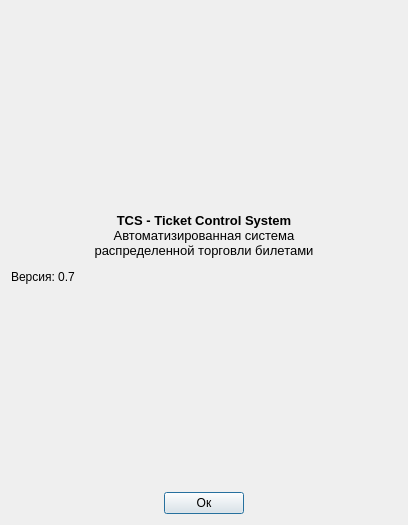
<?xml version="1.0" encoding="UTF-8"?>
<ui version="4.0">
 <class>CAboutDialog</class>
 <widget class="QDialog" name="CAboutDialog">
  <property name="geometry">
   <rect>
    <x>0</x>
    <y>0</y>
    <width>408</width>
    <height>525</height>
   </rect>
  </property>
  <property name="windowTitle">
   <string>О программе</string>
  </property>
  <layout class="QGridLayout" name="gridLayout">
   <item row="0" column="0">
    <widget class="QLabel" name="label">
     <property name="sizePolicy">
      <sizepolicy hsizetype="Expanding" vsizetype="Expanding">
       <horstretch>0</horstretch>
       <verstretch>0</verstretch>
      </sizepolicy>
     </property>
     <property name="text">
      <string>&lt;html&gt;&lt;head/&gt;&lt;body&gt;&lt;p align=&quot;center&quot;&gt;&lt;span style=&quot; font-size:10pt; font-weight:600;&quot;&gt;TCS - Ticket Control System&lt;br/&gt;&lt;/span&gt;&lt;span style=&quot; font-size:10pt;&quot;&gt;Автоматизированная система &lt;br/&gt;распределенной торговли билетами&lt;/span&gt;&lt;/p&gt;&lt;p&gt;&lt;img src=&quot;:/images/logo.jpg&quot;/&gt;&lt;/p&gt;&lt;p&gt;Версия: 0.7&lt;/p&gt;&lt;/body&gt;&lt;/html&gt;</string>
     </property>
    </widget>
   </item>
   <item row="1" column="0">
    <layout class="QHBoxLayout" name="horizontalLayout">
     <item>
      <spacer name="horizontalSpacer">
       <property name="orientation">
        <enum>Qt::Horizontal</enum>
       </property>
       <property name="sizeHint" stdset="0">
        <size>
         <width>40</width>
         <height>20</height>
        </size>
       </property>
      </spacer>
     </item>
     <item>
      <widget class="QPushButton" name="pushButton">
       <property name="text">
        <string>Ок</string>
       </property>
      </widget>
     </item>
     <item>
      <spacer name="horizontalSpacer_2">
       <property name="orientation">
        <enum>Qt::Horizontal</enum>
       </property>
       <property name="sizeHint" stdset="0">
        <size>
         <width>40</width>
         <height>20</height>
        </size>
       </property>
      </spacer>
     </item>
    </layout>
   </item>
  </layout>
 </widget>
 <resources/>
 <connections/>
</ui>
